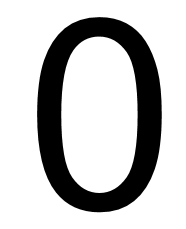
#> input picture train/0.PNG, 186 x 229 px
$ python ocr.py train/0.PNG   (Python 2 division)
#> lines starting #> are read from the running program, lines starting #| are printed output that depends on the picture; after the words box and inside, x2 and y2 are one past the last pixel; in counts of white or black regions, pixels touching at a corner belong together
### gambar.py
import matplotlib.image as mpimg
import matplotlib.pyplot as plt
import numpy as np

def read(path):
#> called with path = 'train/0.PNG'
    return mpimg.imread(path)
#> returned value is the input picture: shape (229, 186, 4) float32; mean R, G, B, A 0.762, 0.762, 0.762, 1

def show(img):
    plt.imshow(img)
    plt.show()

# [5 lines left out: function asimg, not called in this run]

def asgray(img):
    imgr = img*255 if img.dtype == 'float32' else np.asarray(img)
    return (imgr.mean(-1)
                .round()
                .astype(np.uint8))
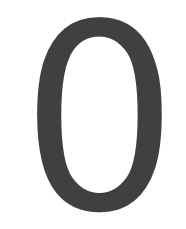
#> returned value: shape (229, 186); min 64, max 255, mean 209.5

def tobw(gray):
    return gray < 128
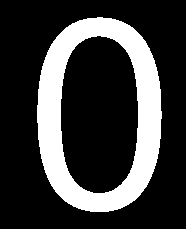
#> returned value: shape (229, 186) bool; 23.5% white; 1 white region, box (x1, y1, x2, y2) and area: (37, 17, 162, 212) 10003

def koponging(bw):
    # this `probably` takes a lot of memory
    target = np.copy(bw) # target is index of removal
    target[:] *= np.roll(bw, 1, 0)  # roll down
    target[:] *= np.roll(bw, -1, 0) # roll up
    target[:] *= np.roll(bw, 1, 1)  # roll right
    target[:] *= np.roll(bw, -1, 1) # roll left
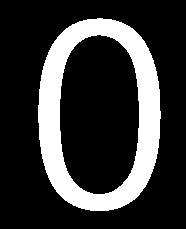
#> target: shape (229, 186) bool; 21.5% white; 1 white region, box (x1, y1, x2, y2) and area: (38, 18, 161, 211) 9154
#> (the run stopped early here; a loop or call above may not have finished)

$ run again, on train/3.PNG
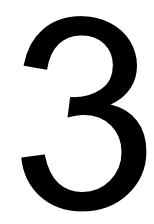
#> input picture train/3.PNG, 154 x 224 px
#> in read, returned value is the input picture: shape (224, 154, 4) float32; mean R, G, B, A 0.734, 0.734, 0.734, 1
#> in tobw, `return gray < 128`:
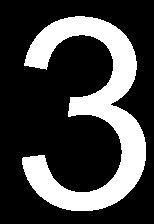
#> returned value: shape (224, 154) bool; 26.2% white; 1 white region, box (x1, y1, x2, y2) and area: (22, 16, 146, 211) 9025
#> in koponging, `target[:] *= np.roll(bw, -1, 1)`:
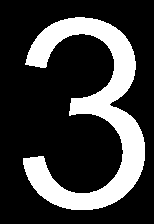
#> target: shape (224, 154) bool; 23.8% white; 1 white region, box (x1, y1, x2, y2) and area: (23, 17, 145, 210) 8219

$ run again, on train/5.PNG
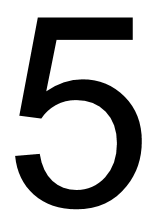
#> input picture train/5.PNG, 149 x 218 px
#> in read, returned value is the input picture: shape (218, 149, 4) float32; mean R, G, B, A 0.688, 0.688, 0.688, 1
#> in tobw, `return gray < 128`:
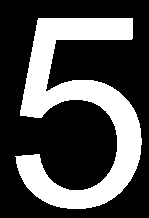
#> returned value: shape (218, 149) bool; 30.7% white; 1 white region, box (x1, y1, x2, y2) and area: (15, 18, 142, 209) 9982
#> in koponging, `target[:] *= np.roll(bw, -1, 1)`:
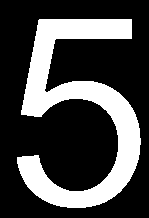
#> target: shape (218, 149) bool; 28% white; 1 white region, box (x1, y1, x2, y2) and area: (17, 19, 141, 208) 9089

$ run again, on train/6.PNG
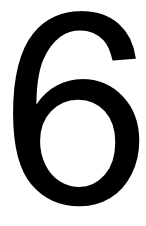
#> input picture train/6.PNG, 146 x 226 px
#> in read, returned value is the input picture: shape (226, 146, 4) float32; mean R, G, B, A 0.662, 0.662, 0.662, 1
#> in tobw, `return gray < 128`:
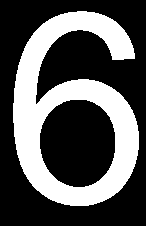
#> returned value: shape (226, 146) bool; 33.4% white; 1 white region, box (x1, y1, x2, y2) and area: (13, 11, 139, 206) 11019
#> in koponging, `target[:] *= np.roll(bw, -1, 1)`:
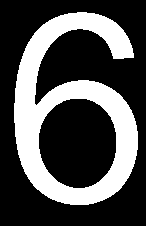
#> target: shape (226, 146) bool; 30.6% white; 1 white region, box (x1, y1, x2, y2) and area: (14, 12, 138, 205) 10091
